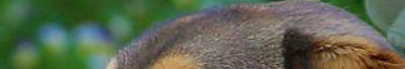
#> input picture test/dog_crop_!.jpg, 405 x 69 px; its folder holds 4 pictures in this run
$ python slider.py
#> lines starting #> are read from the running program, lines starting #| are printed output that depends on the picture; after the words box and inside, x2 and y2 are one past the last pixel; in counts of white or black regions, pixels touching at a corner belong together
import os
import colorsys
import cv2, numpy as np
import matplotlib.pyplot as plt

from glob import glob

images = glob("../../test/dog*")

def nothing(x):
    pass


for image in images:
    image = cv2.imread(image, 1)
#> image is the input picture: shape (69, 405, 3); mean B, G, R 81.2, 102.9, 93

    # Create a window
    cv2.namedWindow('image')

    # create trackbars for color change
    cv2.createTrackbar('HMin','image',0,179,nothing) # Hue is from 0-179 for Opencv
#> slider 'HMin' is set to 35
    cv2.createTrackbar('SMin','image',0,255,nothing)
#> slider 'SMin' is set to 51
    cv2.createTrackbar('VMin','image',0,255,nothing)
#> slider 'VMin' is set to 51
    cv2.createTrackbar('HMax','image',0,179,nothing)
#> slider 'HMax' is set to 179
    cv2.createTrackbar('SMax','image',0,255,nothing)
#> slider 'SMax' is set to 255
    cv2.createTrackbar('VMax','image',0,255,nothing)
#> slider 'VMax' is set to 255

    # Set default value for MAX HSV trackbars.
    cv2.setTrackbarPos('HMax', 'image', 179)
    cv2.setTrackbarPos('SMax', 'image', 255)
    cv2.setTrackbarPos('VMax', 'image', 255)

    # Initialize to check if HSV min/max value changes
    hMin = sMin = vMin = hMax = sMax = vMax = 0
    phMin = psMin = pvMin = phMax = psMax = pvMax = 0

    output = image
    wait_time = 33

    while(1):

        # get current positions of all trackbars
        hMin = cv2.getTrackbarPos('HMin','image')
        sMin = cv2.getTrackbarPos('SMin','image')
        vMin = cv2.getTrackbarPos('VMin','image')

        hMax = cv2.getTrackbarPos('HMax','image')
        sMax = cv2.getTrackbarPos('SMax','image')
        vMax = cv2.getTrackbarPos('VMax','image')

        # Set minimum and max HSV values to display
        lower = np.array([hMin, sMin, vMin])
        upper = np.array([hMax, sMax, vMax])

        # Create HSV Image and threshold into a range.
        hsv = cv2.cvtColor(image, cv2.COLOR_BGR2HSV)
#> hsv: shape (69, 405, 3); mean H, S, V 52.9, 87.9, 112
        mask = cv2.inRange(hsv, lower, upper)
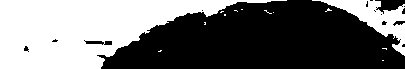
#> mask: shape (69, 405); 43.7% white; 13 white regions (11 under 20 px), largest, box (x1, y1, x2, y2) and area: (0, 0, 287, 69) 10562, (312, 0, 405, 56) 1609
        output = cv2.bitwise_and(image,image, mask= mask)
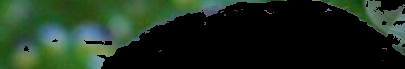
#> output: shape (69, 405, 3); mean B, G, R 29.6, 45.5, 28.3

        # Print if there is a change in HSV value
        if( (phMin != hMin) | (psMin != sMin) | (pvMin != vMin) | (phMax != hMax) | (psMax != sMax) | (pvMax != vMax) ):
            print("(hMin = %d , sMin = %d, vMin = %d), (hMax = %d , sMax = %d, vMax = %d)" % (hMin , sMin , vMin, hMax, sMax , vMax))
            phMin = hMin
            psMin = sMin
            pvMin = vMin
            phMax = hMax
            psMax = sMax
            pvMax = vMax

        # Display output image
        mask_3_channel = cv2.cvtColor(mask, cv2.COLOR_GRAY2BGR)
        vis = np.concatenate((mask_3_channel, output), axis=1)
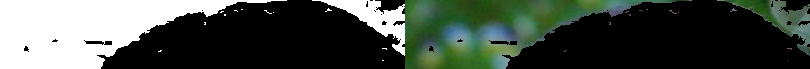
#> vis: shape (69, 810, 3); mean B, G, R 70.6, 78.5, 69.9
        cv2.imshow('image', vis)
        # cv2.imshow('image', output)

        # Wait longer to prevent freeze for videos.
        if cv2.waitKey(wait_time) & 0xFF == ord('q'):
#> (key q is pressed here)
            break

    cv2.destroyAllWindows()
#> pass 2 of the loop `for image in images:`:
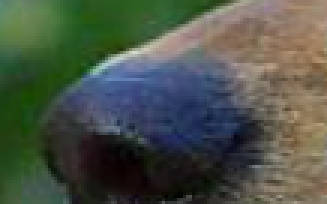
#> input picture test/dog_crop_2.jpg, 109 x 68 px (shown 3 times larger)
#> image is the input picture: shape (68, 109, 3); mean B, G, R 71.9, 84.1, 76.3
#> slider 'HMin' is set to 35
#> slider 'SMin' is set to 51
#> slider 'VMin' is set to 51
#> slider 'HMax' is set to 179
#> slider 'SMax' is set to 255
#> slider 'VMax' is set to 255
#> hsv: shape (68, 109, 3); mean H, S, V 59.5, 97.4, 96.6
#> `mask = cv2.inRange(hsv, lower, upper)`:
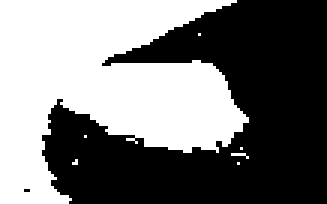
#> mask: shape (68, 109) (shown 3 times larger); 46.7% white; 7 white regions (6 under 20 px), largest, box (x1, y1, x2, y2) and area: (0, 0, 83, 68) 3447
#> output: shape (68, 109, 3)
#> `vis = np.concatenate((mask_3_channel, output), axis=1)`:
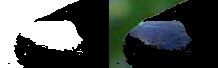
#> vis: shape (68, 218, 3); mean B, G, R 75.5, 78.8, 72.3
#> (key Esc is pressed here)
#> pass 3 of the loop `for image in images:`:
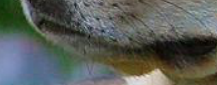
#> input picture test/dog_crop_3!.jpg, 217 x 85 px
#> image is the input picture: shape (85, 217, 3); mean B, G, R 88.5, 93.7, 89.3
#> slider 'HMin' is set to 35
#> slider 'SMin' is set to 51
#> slider 'VMin' is set to 51
#> slider 'HMax' is set to 179
#> slider 'SMax' is set to 255
#> slider 'VMax' is set to 255
#> hsv: shape (85, 217, 3); mean H, S, V 57.8, 62.5, 101.8
#> `mask = cv2.inRange(hsv, lower, upper)`:
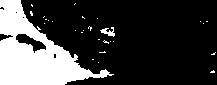
#> mask: shape (85, 217); 24.6% white; 28 white regions (26 under 20 px), largest, box (x1, y1, x2, y2) and area: (0, 0, 114, 85) 4386, (100, 27, 115, 37) 72
#> output: shape (85, 217, 3)
#> `vis = np.concatenate((mask_3_channel, output), axis=1)`:
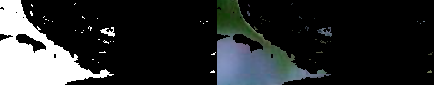
#> vis: shape (85, 434, 3); mean B, G, R 45.1, 44.3, 41.6
#> slider 'HMin' is set to 35
#> slider 'SMin' is set to 51
#> slider 'VMin' is set to 51
#> slider 'HMax' is set to 179
#> slider 'SMax' is set to 255
#> slider 'VMax' is set to 255
#> the loop made 4 passes; the first 3 are shown
